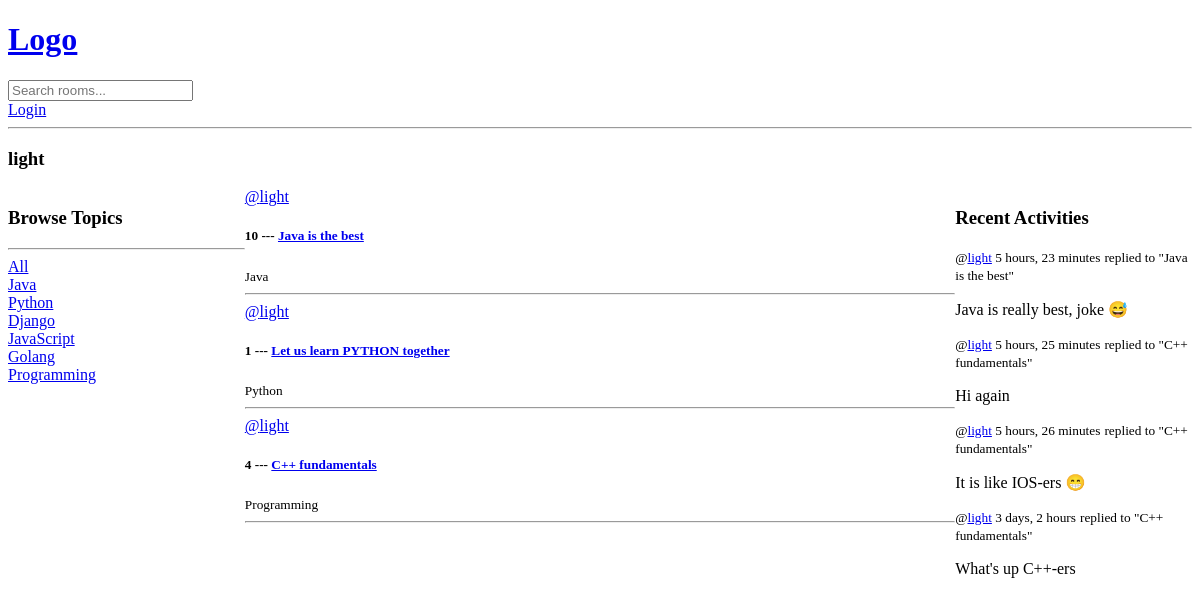
/user-profile/1/, run on an earlier commit of the app's database.
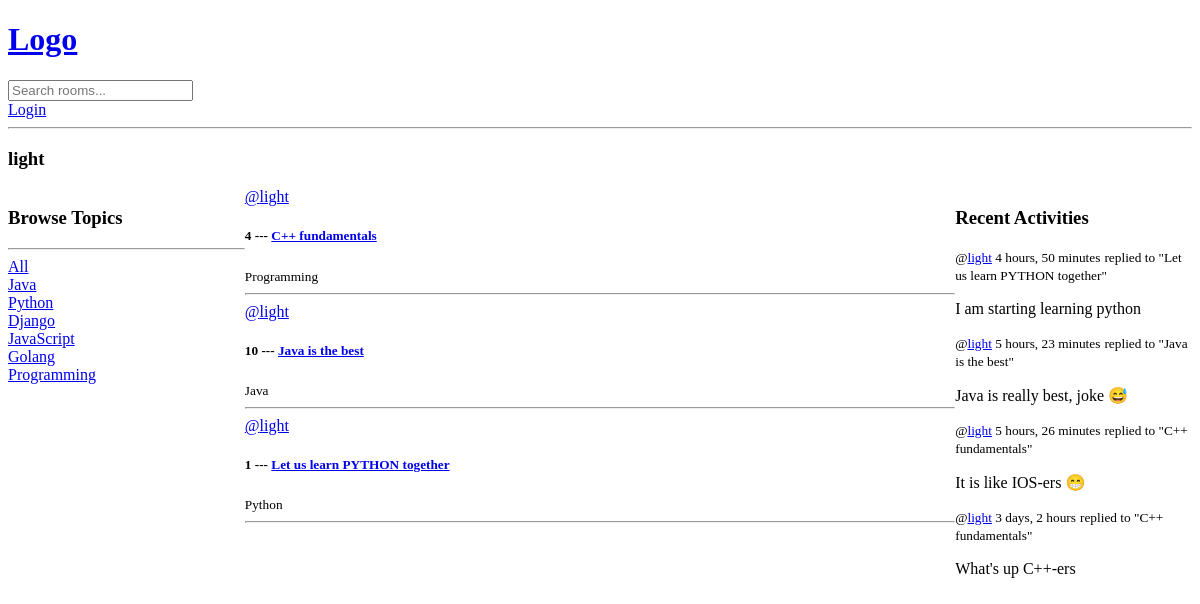
And on a later commit of the database.
### base/models.py (models this page shows)
class Topic(models.Model):
    name = models.CharField(max_length=200)
    def __str__(self):
        return self.name

class Room(models.Model):
    host = models.ForeignKey(User, on_delete=models.SET_NULL, null=True)
    topic = models.ForeignKey(Topic, on_delete=models.SET_NULL, null=True)
    name = models.CharField(max_length=200)
    description = models.TextField(null=True, blank=True)
    participants = models.ManyToManyField(User, related_name='participants', blank=True)
    updated = models.DateTimeField(auto_now=True)
    created = models.DateTimeField(auto_now_add=True)
    class Meta:
        ordering = ['-updated', '-created']
    def __str__(self):
        return str(self.name)

class Message(models.Model):
    user = models.ForeignKey(User, on_delete=models.CASCADE)
    room = models.ForeignKey(Room, on_delete=models.CASCADE)
    body = models.TextField()
    updated = models.DateTimeField(auto_now=True)
    created = models.DateTimeField(auto_now_add=True)
    class Meta:
        ordering = ['-updated', '-created']
    def __str__(self):
        return str(self.body[0:50])

### base/views.py (the view)
# urls.py: path('user-profile/<str:pk>/', views.userProfile, name="user-profile"),
def userProfile(request: any, pk: str) -> HttpResponse:
    user = User.objects.get(id=pk)
    rooms = user.room_set.all()
    room_messages = user.message_set.all()
    topics = Topic.objects.all()
    context = {
        'user' : user,
        'rooms' : rooms,
        'room_messages' : room_messages,
        'topics' : topics
    }
    return render(request, 'base/profile.html', context)

### base/templates/base/profile.html (shortened to what this page needs)
{% extends 'main.html' %}
{% block content %}
<h3>{{ user.username }}</h3>
<div class="profile-container">
    <div>
        {% include 'base/topic_component.html' %}
    </div>
    <div>
        {% include 'base/feed_component.html' %}
    </div>
    <div>
        {% include 'base/activity_component.html' %}
    </div>
</div>
{% endblock %}

### base/templates/base/topic_component.html
<h3>Browse Topics</h3>
<hr>
<div>
    <a href="{% url 'home' %}">All </a>
</div>
{% for topic in topics %}
    <div>
        <a href="{% url 'home' %}?q={{ topic.name }}">{{ topic.name }}</a>
    </div>
{% endfor %}

### base/templates/base/feed_component.html (shortened to what this page needs)
<div>
    {% for room in rooms %}
        <a href="{% url 'user-profile' room.host.id %}">@{{ room.host.username }}</a>
        <h5>{{ room.id }} --- <a href="{% url 'room' room.id %}">{{ room.name }}</a></h5>
        <small>{{ room.topic }}</small>
        <hr>
    {% endfor %}
</div>

### base/templates/base/activity_component.html
<h3>Recent Activities</h3>
{% for message in room_messages %}
<div>
    <small>@<a href="{% url 'user-profile' message.user.id %}">{{ message.user }}</a> {{ message.created|timesince }}</small>
    <small>replied to "{{ message.room }}" </small>
    <p>{{ message }}</p>
</div>
{% endfor %}

What changed in the data, as far as the page shows it:
removed Message: user "light", created "5 hours, 25 minutes", room "C++ fundamentals", body "Hi again"
changed Room "C++ fundamentals": moves up the list
added Message: user "light", created "4 hours, 50 minutes", room "Let us learn PYTHON together", body "I am starting learning python"
